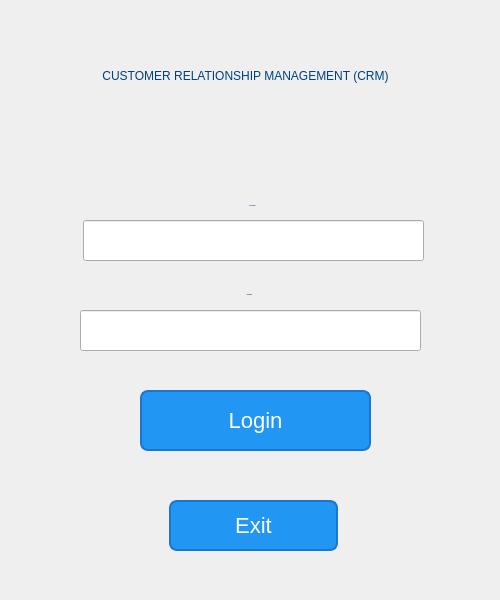
<?xml version="1.0" encoding="UTF-8"?>
<ui version="4.0">
 <class>LoginWindow</class>
 <widget class="QWidget" name="LoginWindow">
  <property name="geometry">
   <rect>
    <x>0</x>
    <y>0</y>
    <width>500</width>
    <height>600</height>
   </rect>
  </property>
  <property name="minimumSize">
   <size>
    <width>500</width>
    <height>600</height>
   </size>
  </property>
  <property name="maximumSize">
   <size>
    <width>500</width>
    <height>600</height>
   </size>
  </property>
  <property name="windowTitle">
   <string>Login</string>
  </property>
  <property name="styleSheet">
   <string notr="true">QWidget {
background: qlineargradient(spread:pad, x1:0, y1:0, x2:1, y2:1, 
stop:0 #7CCBA2, stop:1 #5FAFD3);

}
QPushButton {
    background-color: #2196F3;
    border-radius: 8px;
    border: 2px solid #1976D2;
    padding: 10px 20px;
    font-size: 22px;
    color: white;
    box-shadow: 0 4px #1976D2;
    transition: all 0.3s ease;
}

QPushButton:hover {
    background-color: #42A5F5;
    box-shadow: 0 6px #1976D2;
    transform: translateY(-4px);
}

QPushButton:pressed {
    background-color: #1E88E5;
    box-shadow: 0 2px #1976D2;
    transform: translateY(2px);
}
</string>
  </property>
  <widget class="QPushButton" name="pushButton_login">
   <property name="geometry">
    <rect>
     <x>140</x>
     <y>390</y>
     <width>231</width>
     <height>61</height>
    </rect>
   </property>
   <property name="sizePolicy">
    <sizepolicy hsizetype="Minimum" vsizetype="Minimum">
     <horstretch>0</horstretch>
     <verstretch>0</verstretch>
    </sizepolicy>
   </property>
   <property name="font">
    <font>
     <pointsize>-1</pointsize>
    </font>
   </property>
   <property name="text">
    <string>Login</string>
   </property>
  </widget>
  <widget class="QPushButton" name="pushButton_cikis">
   <property name="geometry">
    <rect>
     <x>169</x>
     <y>500</y>
     <width>169</width>
     <height>51</height>
    </rect>
   </property>
   <property name="font">
    <font>
     <pointsize>-1</pointsize>
    </font>
   </property>
   <property name="text">
    <string>Exit</string>
   </property>
   <property name="icon">
    <iconset>
     <normaloff>icons/exit.png.png</normaloff>icons/exit.png.png</iconset>
   </property>
  </widget>
  <widget class="QLabel" name="label_2">
   <property name="geometry">
    <rect>
     <x>77</x>
     <y>279</y>
     <width>345</width>
     <height>31</height>
    </rect>
   </property>
   <property name="font">
    <font>
     <family>Verdana</family>
     <pointsize>-1</pointsize>
     <weight>75</weight>
     <italic>false</italic>
     <bold>true</bold>
    </font>
   </property>
   <property name="styleSheet">
    <string notr="true">QWidget {
    font: bold 18px &quot;Verdana&quot;;
    color: #004080;
background: qlineargradient(spread:pad, x1:0, y1:0, x2:1, y2:1, 
stop:0 #C2D9F0, stop:1 #85B1CF);
    text-shadow: 2px 2px 3px #996600;
    border-radius: 10px;
}
</string>
   </property>
   <property name="text">
    <string>Password</string>
   </property>
   <property name="alignment">
    <set>Qt::AlignCenter</set>
   </property>
  </widget>
  <widget class="QLabel" name="label">
   <property name="geometry">
    <rect>
     <x>80</x>
     <y>190</y>
     <width>345</width>
     <height>31</height>
    </rect>
   </property>
   <property name="font">
    <font>
     <family>Verdana</family>
     <pointsize>-1</pointsize>
     <weight>75</weight>
     <italic>false</italic>
     <bold>true</bold>
    </font>
   </property>
   <property name="styleSheet">
    <string notr="true">QWidget {
    font: bold 18px &quot;Verdana&quot;;
    color: #004080;
background: qlineargradient(spread:pad, x1:0, y1:0, x2:1, y2:1, 
stop:0 #C2D9F0, stop:1 #85B1CF);
    text-shadow: 2px 2px 3px #996600;
    border-radius: 10px;
}
</string>
   </property>
   <property name="text">
    <string>User Name</string>
   </property>
   <property name="alignment">
    <set>Qt::AlignCenter</set>
   </property>
  </widget>
  <widget class="QLineEdit" name="lineEdit_userName">
   <property name="geometry">
    <rect>
     <x>83</x>
     <y>220</y>
     <width>341</width>
     <height>41</height>
    </rect>
   </property>
   <property name="sizePolicy">
    <sizepolicy hsizetype="Minimum" vsizetype="Fixed">
     <horstretch>0</horstretch>
     <verstretch>0</verstretch>
    </sizepolicy>
   </property>
   <property name="font">
    <font>
     <pointsize>12</pointsize>
    </font>
   </property>
   <property name="styleSheet">
    <string notr="true">color: black;</string>
   </property>
   <property name="text">
    <string/>
   </property>
  </widget>
  <widget class="QLineEdit" name="lineEdit_password">
   <property name="geometry">
    <rect>
     <x>80</x>
     <y>310</y>
     <width>341</width>
     <height>41</height>
    </rect>
   </property>
   <property name="sizePolicy">
    <sizepolicy hsizetype="Minimum" vsizetype="Fixed">
     <horstretch>0</horstretch>
     <verstretch>0</verstretch>
    </sizepolicy>
   </property>
   <property name="styleSheet">
    <string notr="true">color: black;</string>
   </property>
   <property name="echoMode">
    <enum>QLineEdit::Password</enum>
   </property>
  </widget>
  <widget class="QLabel" name="label_3">
   <property name="geometry">
    <rect>
     <x>-10</x>
     <y>0</y>
     <width>511</width>
     <height>151</height>
    </rect>
   </property>
   <property name="styleSheet">
    <string notr="true">QWidget {
    font: bold 22px &quot;Verdana&quot;;
    color: #004080;
background: qlineargradient(spread:pad, x1:0, y1:0, x2:1, y2:1, 
stop:0 #C2D9F0, stop:1 #85B1CF);
    text-shadow: 2px 2px 3px #996600;
    border-radius: 10px;
}</string>
   </property>
   <property name="text">
    <string>CUSTOMER RELATIONSHIP MANAGEMENT (CRM)</string>
   </property>
   <property name="alignment">
    <set>Qt::AlignCenter</set>
   </property>
   <property name="wordWrap">
    <bool>true</bool>
   </property>
  </widget>
 </widget>
 <resources/>
 <connections/>
</ui>
